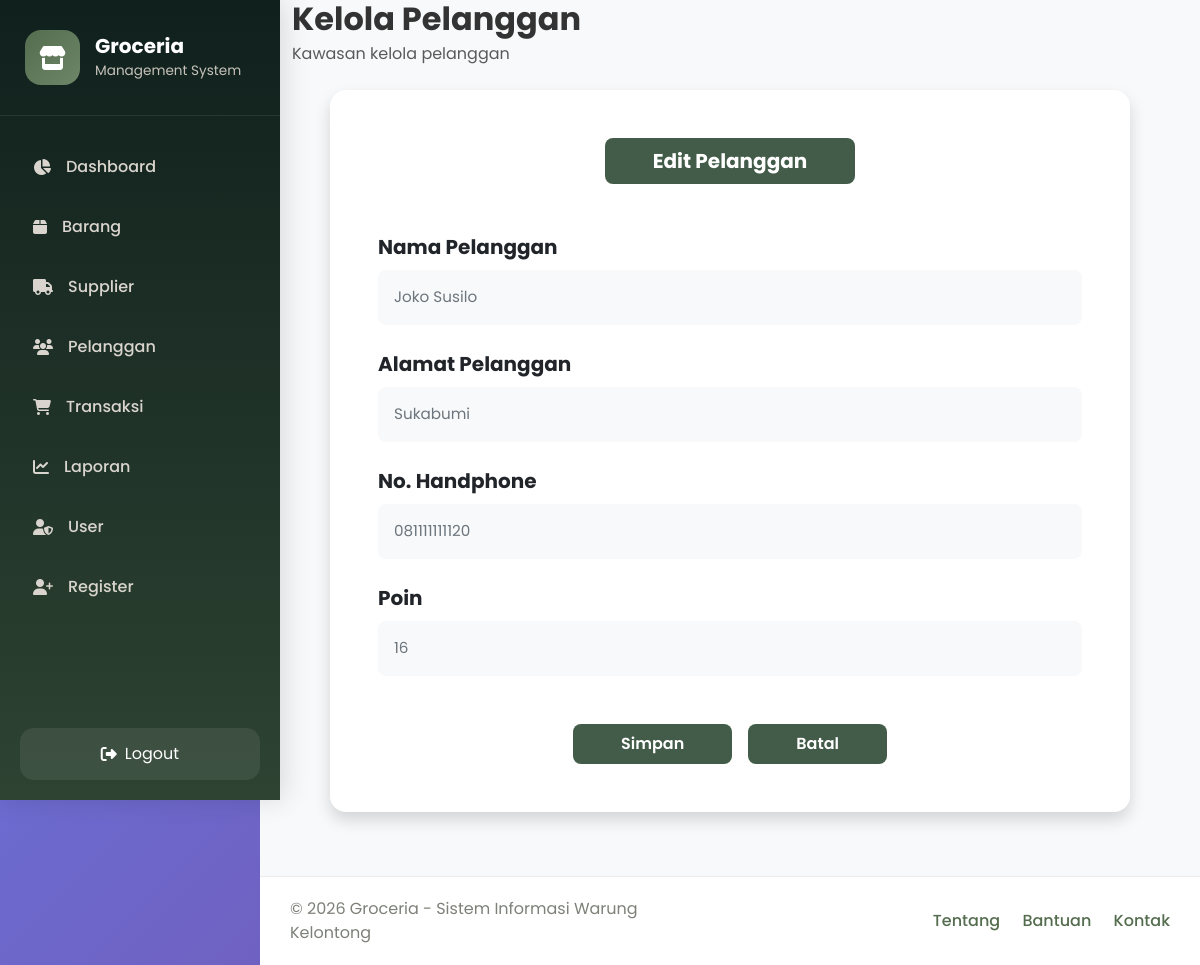
/pelanggan/edit.php?id_pelanggan=10 (signed in), run on an earlier commit of the app's database.
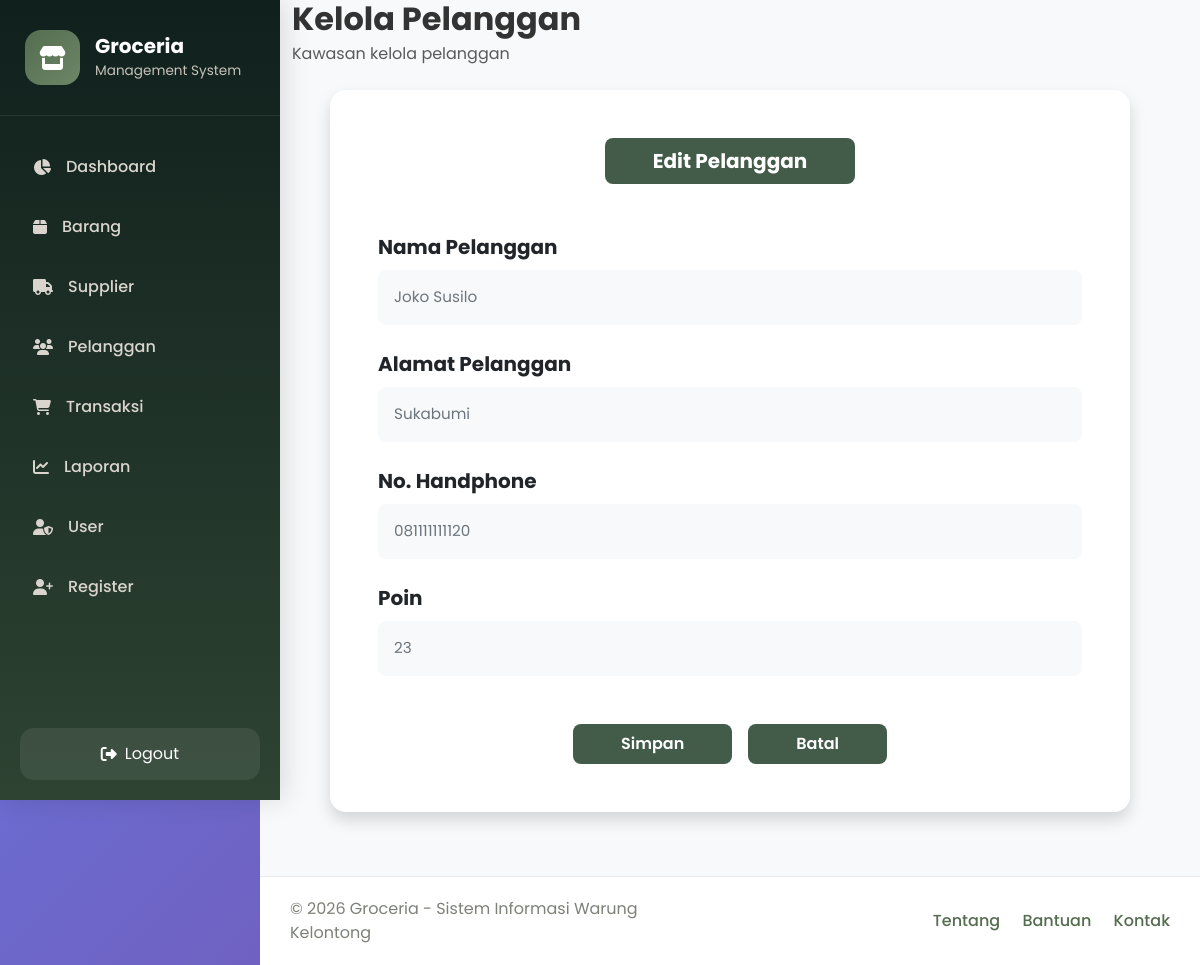
And on a later commit of the database.
### tables this page shows
CREATE TABLE `pelanggan` (
  `id_pelanggan` int(11) NOT NULL,
  `nama_pelanggan` varchar(100) DEFAULT NULL,
  `alamat` text DEFAULT NULL,
  `no_hp` varchar(20) DEFAULT NULL,
  `poin_member` int(11) DEFAULT NULL
);

### pelanggan/edit.php (the view, shortened to what this page needs)
<?php
require_once '../config/koneksi.php';
$id_pelanggan = mysqli_real_escape_string($conn, $_GET['id_pelanggan']);
$query = "SELECT * FROM pelanggan WHERE id_pelanggan = '$id_pelanggan'";
$result = mysqli_query($conn, $query);
$data = mysqli_fetch_assoc($result);
?>
<!DOCTYPE html>
<html lang="id">
<head>
    <link href="https://cdn.jsdelivr.net/npm/bootstrap@5.3.3/dist/css/bootstrap.min.css" rel="stylesheet">
    <link href="https://cdnjs.cloudflare.com/ajax/libs/font-awesome/6.5.1/css/all.min.css" rel="stylesheet">
    <link href="../assets/css/style.css" rel="stylesheet">
</head>
<body>
    <div class="wrapper d-flex min-vh-100">
        <div>
            <?php include '../templates/sidebar.php'; ?>
        </div>
        <div class="main-content">
            <div class="content-body">
                <div class="mb-4">
                    <h2 class="fw-bold mb-1">Kelola Pelanggan</h2>
                    <p class="text-muted mb-3">Kawasan kelola pelanggan</p>
                </div>
                <div class="card border-0 shadow rounded-4 mx-auto" style="max-width: 800px;">
                    <div class="card-body p-5">
                        <div class="text-center mb-5">
                            <span class="btn text-white fw-bold px-5 py-2 fs-5 rounded-3" style="background-color: #435c49; pointer-events: none;">
                                Edit Pelanggan
                            </span>
                        </div>
                        <form action="proses_edit.php" method="POST">
                            <div class="mb-4">
                                <label for="nama_pelanggan" class="form-label fw-bold text-dark fs-5 mb-2">Nama Pelanggan</label>
                                <input type="text" class="form-control form-control-lg bg-light border-0 rounded-3 text-secondary py-3" id="nama_pelanggan" name="nama_pelanggan" value="<?php echo htmlspecialchars($data['nama_pelanggan']); ?>" required>
                            </div>
                            <div class="mb-4">
                                <label for="alamat" class="form-label fw-bold text-dark fs-5 mb-2">Alamat Pelanggan</label>
                                <input type="text" class="form-control form-control-lg bg-light border-0 rounded-3 text-secondary py-3" id="alamat" name="alamat" value="<?php echo htmlspecialchars($data['alamat']); ?>" required>
                            </div>
                            <div class="mb-4">
                                <label for="no_hp" class="form-label fw-bold text-dark fs-5 mb-2">No. Handphone</label>
                                <input type="text" class="form-control form-control-lg bg-light border-0 rounded-3 text-secondary py-3" id="no_hp" name="no_hp" value="<?php echo htmlspecialchars($data['no_hp']); ?>" required>
                            </div>
                            <div class="mb-5">
                                <label for="poin_member" class="form-label fw-bold text-dark fs-5 mb-2">Poin</label>
                                <input type="number" class="form-control form-control-lg bg-light border-0 rounded-3 text-secondary py-3" id="poin_member" name="poin_member" value="<?php echo htmlspecialchars($data['poin_member']); ?>" required>
                            </div>
                            <div class="d-flex justify-content-center gap-3 mt-4">
                                <button type="submit" name="simpan" class="btn text-white fw-semibold px-5 py-2 rounded-3" style="background-color: #435c49;">
                                    Simpan
                                </button>
                                <a href="index.php" class="btn text-white fw-semibold px-5 py-2 rounded-3" style="background-color: #435c49">
                                    Batal
                                </a>
                            </div>
                        </form>
                    </div>
                </div>
            </div>
                <footer>
                    <?php include '../templates/footer.php'; ?>
                </footer>
        </div>
    </div>
</body>
</html>

What changed in the data, as far as the page shows it:
changed pelanggan "Joko Susilo": poin_member "16" → "23"
